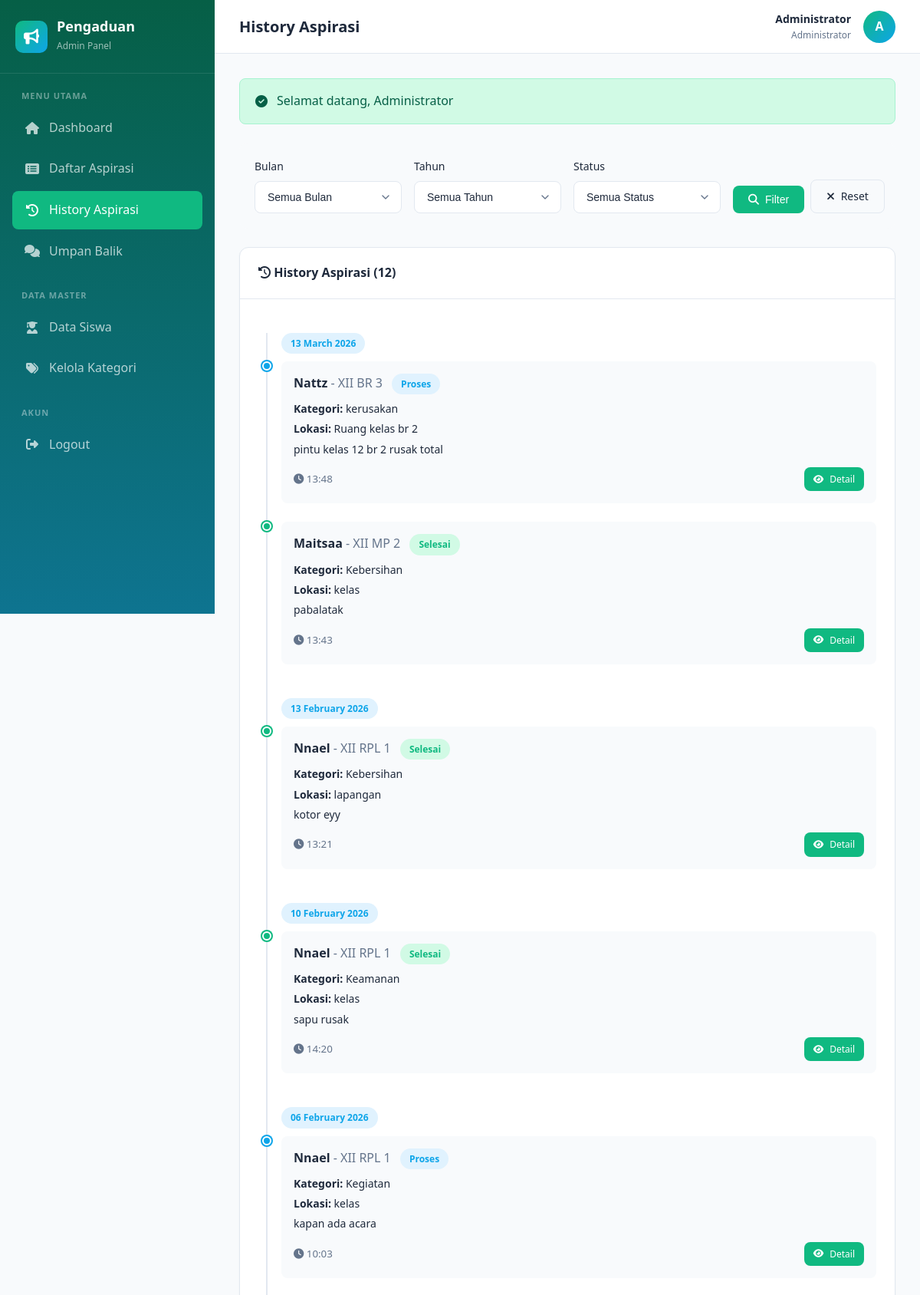
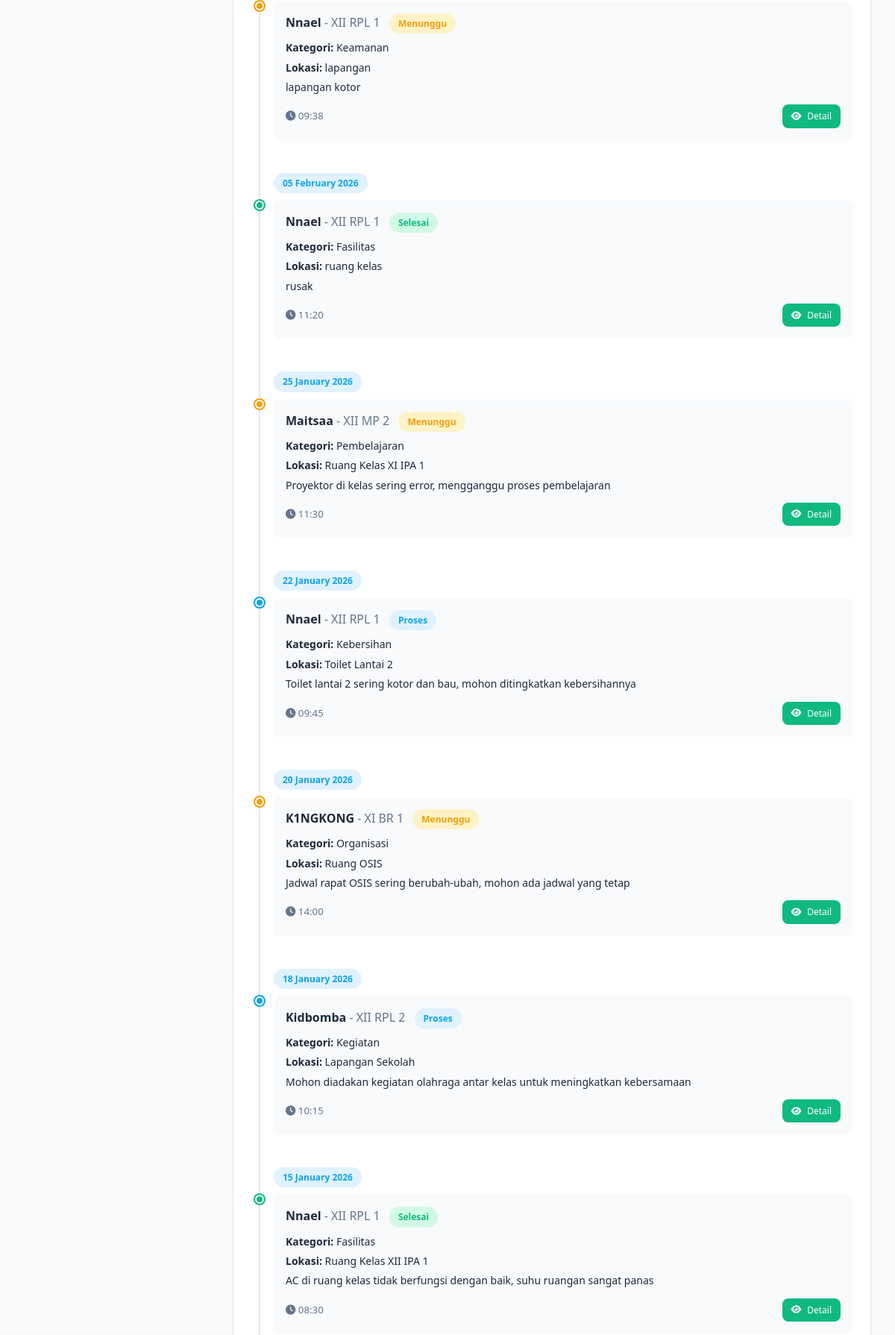
The app's page /index.php?page=admin/history (signed in, upper part) with its own data (2 pictures, top to bottom).
### tables this page shows
CREATE TABLE `input_aspirasi` (
  `id_pelaporan` int NOT NULL,
  `nis` int NOT NULL,
  `id_kategori` int NOT NULL,
  `lokasi` varchar(50) NOT NULL,
  `ket` text NOT NULL,
  `tanggal_input` datetime DEFAULT CURRENT_TIMESTAMP
);

CREATE TABLE `aspirasi` (
  `id_aspirasi` int NOT NULL,
  `id_pelaporan` int NOT NULL,
  `status` enum('Menunggu','Proses','Selesai') DEFAULT 'Menunggu',
  `feedback` text,
  `tanggal_update` datetime DEFAULT CURRENT_TIMESTAMP ON UPDATE CURRENT_TIMESTAMP
);

CREATE TABLE `siswa` (
  `nis` int NOT NULL,
  `nama` varchar(100) NOT NULL,
  `kelas` varchar(10) NOT NULL,
  `password` varchar(255) NOT NULL,
  `created_at` timestamp NULL DEFAULT CURRENT_TIMESTAMP
);

CREATE TABLE `kategori` (
  `id_kategori` int NOT NULL,
  `ket_kategori` varchar(30) NOT NULL,
  `created_at` timestamp NULL DEFAULT CURRENT_TIMESTAMP
);

### controllers/AdminController.php (called while the page is built, shortened)
<?php
require_once __DIR__ . '/Controller.php';
require_once __DIR__ . '/../models/InputAspirasi.php';
class AdminController extends Controller {
    private $inputAspirasiModel;
    public function __construct() {
        $this->inputAspirasiModel = new InputAspirasi();
    }
    public function history(): void {
        $filters = [
            'status' => $this->get('status'),
            'bulan' => $this->get('bulan'),
            'tahun' => $this->get('tahun')
        ];
        $filters = array_filter($filters);
        $aspirasi = $this->inputAspirasiModel->getAllWithDetail($filters);
        $this->view('admin/history/index', [
            'title' => 'History Aspirasi',
            'user' => $this->getCurrentUser(),
            'flash' => $this->getFlash(),
            'aspirasi' => $aspirasi,
            'filters' => $filters
        ]);
    }
}

### config/Database.php (called while the page is built, shortened)
<?php
class Database {
    private static $instance = null;
    private $connection;
    private function __construct() {
        try {
            $dsn = "mysql:host=" . DB_HOST . ";dbname=" . DB_NAME . ";charset=utf8mb4";
            $options = [
                PDO::ATTR_ERRMODE => PDO::ERRMODE_EXCEPTION,
                PDO::ATTR_DEFAULT_FETCH_MODE => PDO::FETCH_ASSOC,
                PDO::ATTR_EMULATE_PREPARES => false,
            ];
            $this->connection = new PDO($dsn, DB_USER, DB_PASS, $options);
        } catch (PDOException $e) {
            die("Koneksi database gagal: " . $e->getMessage());
        }
    }
    public static function getInstance(): Database {
        if (self::$instance === null) {
            self::$instance = new self();
        }
        return self::$instance;
    }
    public function query(string $sql, array $params = []): PDOStatement {
        $stmt = $this->connection->prepare($sql);
        $stmt->execute($params);
        return $stmt;
    }
}

### models/Model.php (called while the page is built, shortened)
<?php
require_once __DIR__ . '/../config/Database.php';
abstract class Model {
    public function __construct() {
        $this->db = Database::getInstance();
    }
}

### models/InputAspirasi.php (called while the page is built, shortened)
<?php
require_once __DIR__ . '/Model.php';
class InputAspirasi extends Model {
    protected $table = 'input_aspirasi';
    public function getAllWithDetail(array $filters = []): array {
        $sql = "SELECT ia.*, s.nama as nama_siswa, s.kelas, k.ket_kategori,
                       a.id_aspirasi, a.status, a.feedback, a.tanggal_update
                FROM {$this->table} ia
                JOIN siswa s ON ia.nis = s.nis
                JOIN kategori k ON ia.id_kategori = k.id_kategori
                LEFT JOIN aspirasi a ON ia.id_pelaporan = a.id_pelaporan
                WHERE 1=1";
        $params = [];
        $sql .= " ORDER BY ia.tanggal_input DESC";
        return $this->db->query($sql, $params)->fetchAll();
    }
}

### views/admin/history/index.php (the view, shortened to what this page needs)
<?php
require_once __DIR__ . '/../../layouts/header.php';
require_once __DIR__ . '/../../layouts/sidebar_admin.php';
?>
<form class="filter-form" method="GET" action="<?= BASE_URL ?>index.php">
    <div class="form-group">
        <label class="form-label">Bulan</label>
        <select name="bulan" class="form-control">
            <option value="">Semua Bulan</option>
        </select>
    </div>
    <div class="form-group">
        <label class="form-label">Tahun</label>
        <select name="tahun" class="form-control">
            <option value="">Semua Tahun</option>
        </select>
    </div>
    <div class="form-group">
        <label class="form-label">Status</label>
        <select name="status" class="form-control">
            <option value="">Semua Status</option>
        </select>
    </div>
    <div class="form-group" style="display: flex; align-items: flex-end; gap: 8px;">
        <button type="submit" class="btn btn-primary">
            <i class="fas fa-search"></i> Filter
        </button>
        <a href="<?= BASE_URL ?>index.php?page=admin/history" class="btn btn-secondary">
            <i class="fas fa-times"></i> Reset
        </a>
    </div>
</form>
<div class="card">
    <div class="card-header">
        <h3 class="card-title">
            <i class="fas fa-history"></i> History Aspirasi (<?= count($aspirasi) ?>)
        </h3>
    </div>
    <div class="card-body">
        <?php if (!empty($aspirasi)): ?>
            <div class="timeline">
                <?php
                $currentDate = '';
                foreach ($aspirasi as $item):
                    $itemDate = date('d F Y', strtotime($item['tanggal_input']));
                    if ($currentDate !== $itemDate):
                        $currentDate = $itemDate;
                ?>
                    <div class="timeline-date">
                        <span class="badge badge-proses"><?= $itemDate ?></span>
                    </div>
                <?php endif; ?>
                <div class="timeline-item">
                    <div class="timeline-marker status-<?= strtolower($item['status']) ?>"></div>
                    <div class="timeline-content">
                        <div class="timeline-header">
                            <strong><?= htmlspecialchars($item['nama_siswa']) ?></strong>
                            <span class="text-secondary"> - <?= htmlspecialchars($item['kelas']) ?></span>
                            <span class="badge badge-<?= strtolower($item['status']) ?>" style="margin-left: 8px;">
                                <?= $item['status'] ?>
                            </span>
                        </div>
                        <div class="timeline-body">
                            <p><strong>Kategori:</strong> <?= htmlspecialchars($item['ket_kategori']) ?></p>
                            <p><strong>Lokasi:</strong> <?= htmlspecialchars($item['lokasi']) ?></p>
                            <p><?= htmlspecialchars(substr($item['ket'], 0, 150)) ?><?= strlen($item['ket']) > 150 ? '...' : '' ?></p>
                        </div>
                        <div class="timeline-footer">
                            <small class="text-secondary">
                                <i class="fas fa-clock"></i> <?= date('H:i', strtotime($item['tanggal_input'])) ?>
                            </small>
                            <a href="<?= BASE_URL ?>index.php?page=admin/aspirasi/detail&id=<?= $item['id_pelaporan'] ?>"
                               class="btn btn-primary btn-sm">
                                <i class="fas fa-eye"></i> Detail
                            </a>
                        </div>
                    </div>
                </div>
                <?php endforeach; ?>
            </div>
        <?php endif; ?>
    </div>
</div>
    </div>
</main>
<?php require_once __DIR__ . '/../../layouts/footer.php'; ?>

### controllers/assets/css/style.css (style rules this page uses)
:root { --primary-color: #10b981; --primary-hover: #059669; --primary-light: #d1fae5; --secondary-color: #64748b; --success-color: #10b981; --success-light: #d1fae5; --warning-color: #f59e0b; --warning-light: #fef3c7; --danger-color: #ef4444; --danger-light: #fee2e2; --info-color: #0ea5e9; --info-light: #e0f2fe; --bg-primary: #f8fafc; --bg-secondary: #ffffff; --bg-dark: #1e293b; --text-primary: #1e293b; --text-secondary: #64748b; --text-light: #ffffff; --border-color: #e2e8f0; --border-radius: 12px; --border-radius-sm: 8px; --shadow-sm: 0 1px 2px 0 rgb(0 0 0 / 0.05); --shadow: 0 4px 6px -1px rgb(0 0 0 / 0.1), 0 2px 4px -2px rgb(0 0 0 / 0.1); --shadow-lg: 0 10px 15px -3px rgb(0 0 0 / 0.1), 0 4px 6px -4px rgb(0 0 0 / 0.1); --sidebar-width: 280px; --header-height: 70px; --transition: all 0.3s ease; }
* { margin: 0; padding: 0; box-sizing: border-box; }
body { font-family: 'Segoe UI', 'Inter', -apple-system, BlinkMacSystemFont, sans-serif; background-color: var(--bg-primary); color: var(--text-primary); line-height: 1.6; min-height: 100vh; }
a { text-decoration: none; color: inherit; }
.card { background: var(--bg-secondary); border-radius: var(--border-radius); box-shadow: var(--shadow-sm); border: 1px solid var(--border-color); overflow: hidden; }
.card-header { padding: 20px 24px; border-bottom: 1px solid var(--border-color); display: flex; align-items: center; justify-content: space-between; }
.card-title { font-size: 16px; font-weight: 600; color: var(--text-primary); }
.card-body { padding: 24px; }
.badge { display: inline-flex; align-items: center; padding: 4px 12px; border-radius: 20px; font-size: 12px; font-weight: 600; }
.badge-menunggu { background: var(--warning-light); color: var(--warning-color); }
.badge-proses { background: var(--info-light); color: var(--info-color); }
.badge-selesai { background: var(--success-light); color: var(--success-color); }
.btn { display: inline-flex; align-items: center; justify-content: center; gap: 8px; padding: 10px 20px; border-radius: var(--border-radius-sm); font-size: 14px; font-weight: 500; border: none; cursor: pointer; transition: var(--transition); }
.btn-primary { background: var(--primary-color); color: var(--text-light); }
.btn-secondary { background: var(--bg-primary); color: var(--text-primary); border: 1px solid var(--border-color); }
.btn-sm { padding: 6px 12px; font-size: 12px; }
.form-group { margin-bottom: 20px; }
.form-label { display: block; font-size: 14px; font-weight: 500; color: var(--text-primary); margin-bottom: 8px; }
.form-control { width: 100%; padding: 12px 16px; border: 1px solid var(--border-color); border-radius: var(--border-radius-sm); font-size: 14px; color: var(--text-primary); background: var(--bg-secondary); transition: var(--transition); }
.form-control::placeholder { color: var(--text-secondary); }
select.form-control { appearance: none; background-repeat: no-repeat; background-position: right 12px center; padding-right: 40px; }
.filter-form { display: flex; flex-wrap: wrap; gap: 16px; padding: 20px; background: var(--bg-primary); border-radius: var(--border-radius); margin-bottom: 24px; }
.filter-form .form-group { margin-bottom: 0; flex: 1; min-width: 180px; }
.text-secondary { color: var(--text-secondary); }

### views/admin/history/index.php (style rules this page uses)
.timeline { position: relative; padding-left: 30px; }
.timeline::before { content: ''; position: absolute; left: 10px; top: 0; bottom: 0; width: 2px; background: var(--border-color); }
.timeline-date { margin: 20px 0 10px -30px; padding-left: 30px; }
.timeline-item { position: relative; padding-bottom: 24px; }
.timeline-marker { position: absolute; left: -25px; width: 12px; height: 12px; border-radius: 50%; border: 2px solid white; box-shadow: 0 0 0 2px var(--border-color); }
.timeline-marker.status-menunggu { background: var(--warning-color); box-shadow: 0 0 0 2px var(--warning-color); }
.timeline-marker.status-proses { background: var(--info-color); box-shadow: 0 0 0 2px var(--info-color); }
.timeline-marker.status-selesai { background: var(--success-color); box-shadow: 0 0 0 2px var(--success-color); }
.timeline-content { background: var(--bg-primary); border-radius: var(--border-radius-sm); padding: 16px; }
.timeline-header { margin-bottom: 8px; }
.timeline-body p { margin: 4px 0; font-size: 14px; }
.timeline-footer { margin-top: 12px; display: flex; justify-content: space-between; align-items: center; }

### records on screen
input_aspirasi: tanggal_input "13 March 2026", nis.nama "Nattz", nis.kelas "XII BR 3", aspirasi.status "Proses", id_kategori.ket_kategori "kerusakan", lokasi "Ruang kelas br 2", ket "pintu kelas 12 br 2 rusak total", tanggal_input "13:48"
input_aspirasi: nis.nama "Maitsaa", nis.kelas "XII MP 2", aspirasi.status "Selesai", id_kategori.ket_kategori "Kebersihan", lokasi "kelas", ket "pabalatak", tanggal_input "13:43"
input_aspirasi: tanggal_input "13 February 2026", nis.nama "Nnael", nis.kelas "XII RPL 1", aspirasi.status "Selesai", id_kategori.ket_kategori "Kebersihan", lokasi "lapangan", ket "kotor eyy", tanggal_input "13:21"
input_aspirasi: tanggal_input "10 February 2026", nis.nama "Nnael", nis.kelas "XII RPL 1", aspirasi.status "Selesai", id_kategori.ket_kategori "Keamanan", lokasi "kelas", ket "sapu rusak", tanggal_input "14:20"
input_aspirasi: tanggal_input "06 February 2026", nis.nama "Nnael", nis.kelas "XII RPL 1", aspirasi.status "Proses", id_kategori.ket_kategori "Kegiatan", lokasi "kelas", ket "kapan ada acara", tanggal_input "10:03"
input_aspirasi: nis.nama "Nnael", nis.kelas "XII RPL 1", aspirasi.status "Menunggu", id_kategori.ket_kategori "Keamanan", lokasi "lapangan", ket "lapangan kotor", tanggal_input "09:38"
input_aspirasi: tanggal_input "05 February 2026", nis.nama "Nnael", nis.kelas "XII RPL 1", aspirasi.status "Selesai", id_kategori.ket_kategori "Fasilitas", lokasi "ruang kelas", ket "rusak", tanggal_input "11:20"
input_aspirasi: tanggal_input "25 January 2026", nis.nama "Maitsaa", nis.kelas "XII MP 2", aspirasi.status "Menunggu", id_kategori.ket_kategori "Pembelajaran", lokasi "Ruang Kelas XI IPA 1", ket "Proyektor di kelas sering error, mengganggu proses pembelajaran", tanggal_input "11:30"
input_aspirasi: tanggal_input "22 January 2026", nis.nama "Nnael", nis.kelas "XII RPL 1", aspirasi.status "Proses", id_kategori.ket_kategori "Kebersihan", lokasi "Toilet Lantai 2", ket "Toilet lantai 2 sering kotor dan bau, mohon ditingkatkan kebersihannya", tanggal_input "09:45"
input_aspirasi: tanggal_input "20 January 2026", nis.nama "K1NGKONG", nis.kelas "XI BR 1", aspirasi.status "Menunggu", id_kategori.ket_kategori "Organisasi", lokasi "Ruang OSIS", ket "Jadwal rapat OSIS sering berubah-ubah, mohon ada jadwal yang tetap", tanggal_input "14:00"
input_aspirasi: tanggal_input "18 January 2026", nis.nama "Kidbomba", nis.kelas "XII RPL 2", aspirasi.status "Proses", id_kategori.ket_kategori "Kegiatan", lokasi "Lapangan Sekolah", ket "Mohon diadakan kegiatan olahraga antar kelas untuk meningkatkan kebersamaan", tanggal_input "10:15"
input_aspirasi: tanggal_input "15 January 2026", nis.nama "Nnael", nis.kelas "XII RPL 1", aspirasi.status "Selesai", id_kategori.ket_kategori "Fasilitas", lokasi "Ruang Kelas XII IPA 1", ket "AC di ruang kelas tidak berfungsi dengan baik, suhu ruangan sangat panas", tanggal_input "08:30"

### other values on screen
$title "History Aspirasi"
$user['nama'] "Administrator"
substr($user['nama'] ?? 'A', 0, 1) "A"
$flash['message'] "Selamat datang, Administrator"
count($aspirasi) "12"
